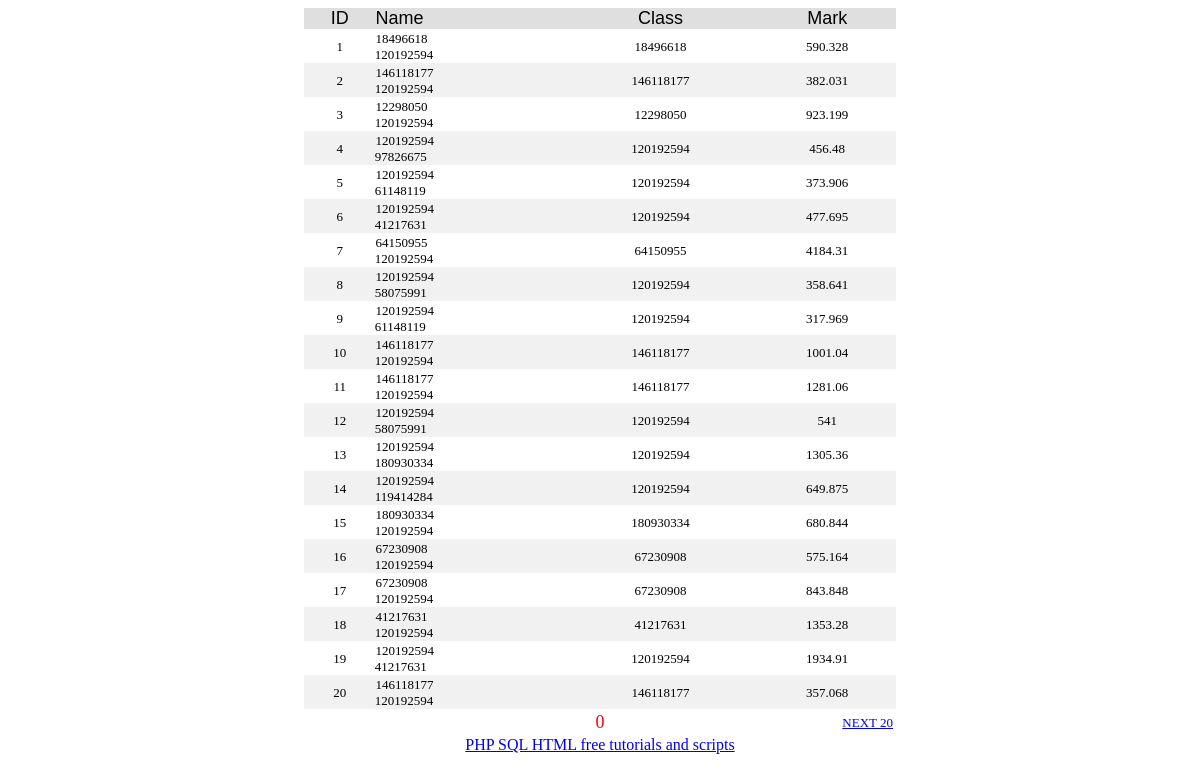
The page /web/old/index.php on the database as committed earlier.
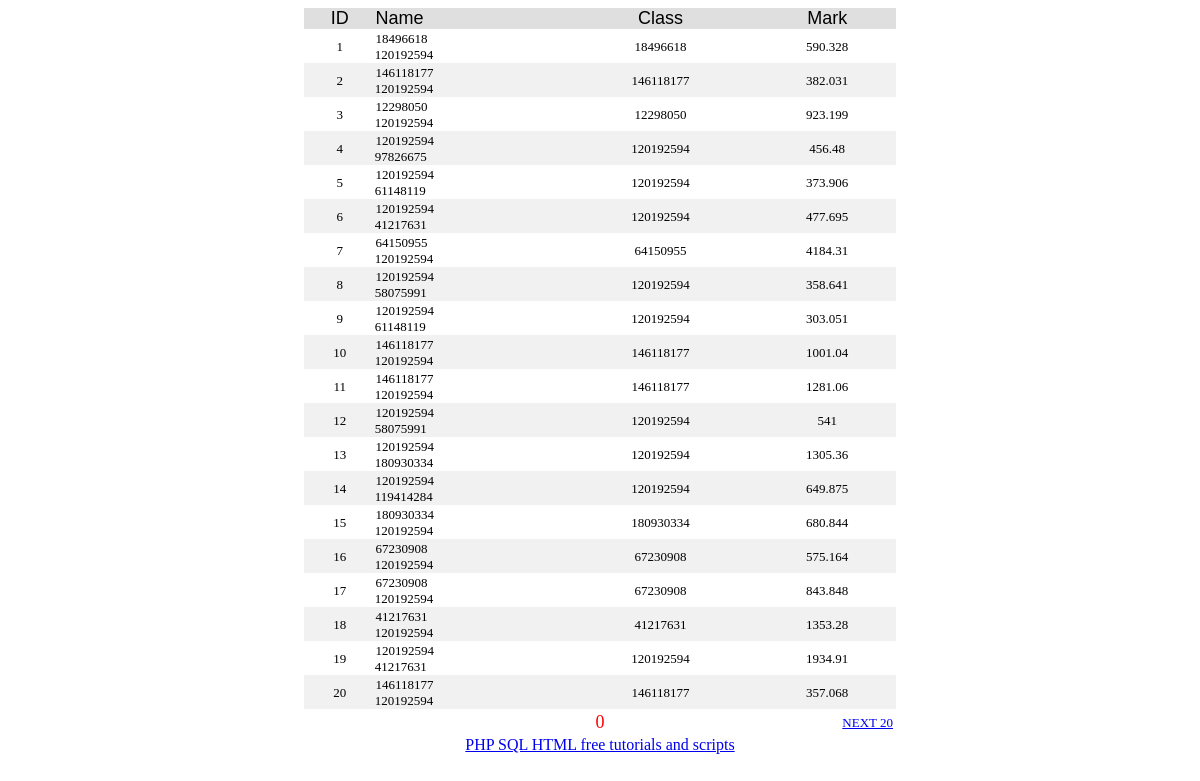
The same page on the database as committed later.
### tables this page shows
CREATE TABLE `records` (
  `id` int(11) NOT NULL AUTO_INCREMENT,
  `playerid` int(11) DEFAULT NULL,
  `partnerid` int(11) DEFAULT NULL,
  `time` float DEFAULT NULL,
  `finishes` int(11) DEFAULT NULL,
  `tries` int(11) DEFAULT NULL,
  `cp1` float DEFAULT NULL,
  `cp2` float DEFAULT NULL,
  `cp3` float DEFAULT NULL,
  `cp4` float DEFAULT NULL,
  `cp5` float DEFAULT NULL,
  `cp6` float DEFAULT NULL,
  `cp7` float DEFAULT NULL,
  `cp8` float DEFAULT NULL,
  `cp9` float DEFAULT NULL,
  `cp10` float DEFAULT NULL,
  `points` int(11) DEFAULT NULL,
  `map` varchar(192) DEFAULT NULL,
  `date` int(11) DEFAULT NULL,
  PRIMARY KEY (`id`)
);

### web/old/index.php (the view, shortened to what this page needs)
<!doctype html public "-//w3c//dtd html 3.2//en">
<html>
<head>
</head>
<body >
<?Php
require "config.php";
$page_name="php_paging.php";
$start=$_GET['start'];
if(!($start > 0))
{
	$start = 0;
}
$eu = ($start -0);
$limit = 20;
$nume = $dbo->query("SELECT COUNT(id) FROM records")->fetchColumn();
$num = $eu + 1;
$bgcolor="#f1f1f1";
echo "<TABLE width=50% align=center cellpadding=0 cellspacing=0> <tr>";
echo "<td align=center bgcolor='dfdfdf' >&nbsp;<font face='arial, verdana, helvetica' color='#000000' size='4'>ID</font></td>";
echo "<td align=left bgcolor='dfdfdf'>&nbsp;<font face='arial, verdana, helvetica' color='#000000' size='4'>Name</font></td>";
echo "<td align=center bgcolor='dfdfdf'>&nbsp;<font face='arial, verdana, helvetica' color='#000000' size='4'>Class</font></td>";
echo "<td align=center bgcolor='dfdfdf'>&nbsp;<font face='arial, verdana, helvetica' color='#000000' size='4'>Mark</font></td></tr>";
$sql=" SELECT * FROM records limit $eu, $limit ";
foreach ($dbo->query($sql) as $noticia)
{
	if($bgcolor=='#f1f1f1')
	{
		$bgcolor='#ffffff';
	}
	else
	{
		$bgcolor='#f1f1f1';
	}
	echo "<tr >";
	echo "<td align=center bgcolor=$bgcolor id='title'>&nbsp;<font face='Verdana' size='2'>$num</font></td>";
	$num++;
	echo "<td align=left bgcolor=$bgcolor id='title'>&nbsp;<font face='Verdana' size='2'>$noticia[playerid]<br>&nbsp;$noticia[partnerid]</font></td>";
	echo "<td align=center bgcolor=$bgcolor id='title'>&nbsp;<font face='Verdana' size='2'>$noticia[playerid]</font></td>";
	echo "<td align=center bgcolor=$bgcolor id='title'>&nbsp;<font face='Verdana' size='2'>$noticia[time]</font></td>";
	echo "</tr>";
}
echo "</table>";
$p_limit=20;
$p_f=$_GET['p_f'];
if(!($p_f > 0))
{
	$p_f = 0;
}
$p_fwd=$p_f+$p_limit;
echo "<table align = 'center' width='50%'><tr><td  align='left' width='20%'>";
echo "</td><td  align='left' width='10%'>";
echo "</td><td align=center width='30%'>";
for($i=$p_f;$i < $nume and $i<($p_f+$p_limit);$i=$i+$limit)
{
	if($i <> $eu)
	{
		$i2=$i+$p_f;
		echo " <a href='$page_name?start=$i&p_f=$p_f'><font face='Verdana' size='2'>$i</font></a> ";
	}
	else
	{
		echo "<font face='Verdana' size='4' color=red>$i</font>";
	}
}
echo "</td><td  align='right' width='10%'>";
echo "</td><td  align='right' width='20%'>";
if($p_fwd < $nume)
{
	print "<a href='$page_name?start=$p_fwd&p_f=$p_fwd'><font face='Verdana' size='2'>NEXT $p_limit</font></a>";
}
echo "</td></tr></table>";
?>
<center><a href='http://www.plus2net.com' rel="nofollow">PHP SQL HTML free tutorials and scripts</a></center>
</body>
</html>

Rows that differ between the two databases and show on the page:
changed records (number 9 of 20 on the later page): time "317.969" → "303.051"
